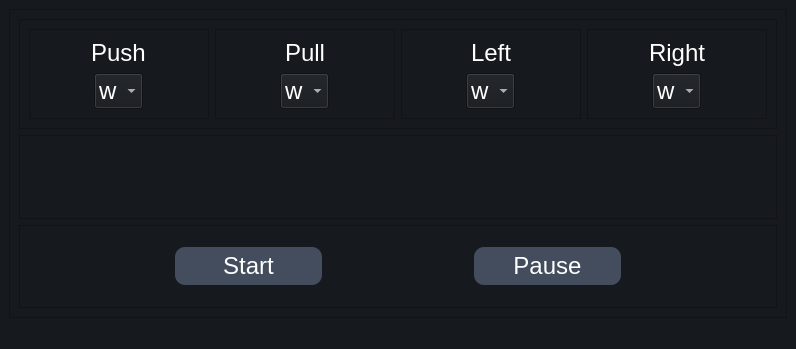
<?xml version="1.0" encoding="UTF-8"?>
<ui version="4.0">
 <class>MainWindow</class>
 <widget class="QMainWindow" name="MainWindow">
  <property name="geometry">
   <rect>
    <x>0</x>
    <y>0</y>
    <width>796</width>
    <height>349</height>
   </rect>
  </property>
  <property name="windowTitle">
   <string>MainWindow</string>
  </property>
  <property name="styleSheet">
   <string notr="true">background-color:#16191d;
color:#fff;


</string>
  </property>
  <widget class="QWidget" name="centralwidget">
   <layout class="QHBoxLayout" name="horizontalLayout">
    <item>
     <widget class="QFrame" name="frame">
      <property name="frameShape">
       <enum>QFrame::StyledPanel</enum>
      </property>
      <property name="frameShadow">
       <enum>QFrame::Raised</enum>
      </property>
      <layout class="QVBoxLayout" name="verticalLayout">
       <item>
        <widget class="QFrame" name="frame_2">
         <property name="frameShape">
          <enum>QFrame::StyledPanel</enum>
         </property>
         <property name="frameShadow">
          <enum>QFrame::Raised</enum>
         </property>
         <layout class="QHBoxLayout" name="horizontalLayout_2">
          <item>
           <widget class="QFrame" name="frame_4">
            <property name="frameShape">
             <enum>QFrame::StyledPanel</enum>
            </property>
            <property name="frameShadow">
             <enum>QFrame::Raised</enum>
            </property>
            <layout class="QVBoxLayout" name="verticalLayout_2">
             <item alignment="Qt::AlignHCenter">
              <widget class="QLabel" name="label">
               <property name="font">
                <font>
                 <pointsize>18</pointsize>
                </font>
               </property>
               <property name="text">
                <string>Push</string>
               </property>
              </widget>
             </item>
             <item alignment="Qt::AlignHCenter">
              <widget class="QComboBox" name="PushCombo">
               <property name="font">
                <font>
                 <pointsize>18</pointsize>
                </font>
               </property>
               <item>
                <property name="text">
                 <string>w</string>
                </property>
               </item>
               <item>
                <property name="text">
                 <string>a</string>
                </property>
               </item>
               <item>
                <property name="text">
                 <string>s</string>
                </property>
               </item>
               <item>
                <property name="text">
                 <string>d</string>
                </property>
               </item>
              </widget>
             </item>
            </layout>
           </widget>
          </item>
          <item>
           <widget class="QFrame" name="frame_5">
            <property name="font">
             <font>
              <pointsize>18</pointsize>
             </font>
            </property>
            <property name="frameShape">
             <enum>QFrame::StyledPanel</enum>
            </property>
            <property name="frameShadow">
             <enum>QFrame::Raised</enum>
            </property>
            <layout class="QVBoxLayout" name="verticalLayout_3">
             <item alignment="Qt::AlignHCenter">
              <widget class="QLabel" name="label_2">
               <property name="font">
                <font>
                 <pointsize>18</pointsize>
                </font>
               </property>
               <property name="text">
                <string>Pull</string>
               </property>
              </widget>
             </item>
             <item alignment="Qt::AlignHCenter">
              <widget class="QComboBox" name="PullCombo">
               <property name="font">
                <font>
                 <pointsize>18</pointsize>
                </font>
               </property>
               <item>
                <property name="text">
                 <string>w</string>
                </property>
               </item>
               <item>
                <property name="text">
                 <string>a</string>
                </property>
               </item>
               <item>
                <property name="text">
                 <string>s</string>
                </property>
               </item>
               <item>
                <property name="text">
                 <string>d</string>
                </property>
               </item>
              </widget>
             </item>
            </layout>
           </widget>
          </item>
          <item>
           <widget class="QFrame" name="frame_6">
            <property name="frameShape">
             <enum>QFrame::StyledPanel</enum>
            </property>
            <property name="frameShadow">
             <enum>QFrame::Raised</enum>
            </property>
            <layout class="QVBoxLayout" name="verticalLayout_4">
             <item alignment="Qt::AlignHCenter">
              <widget class="QLabel" name="label_3">
               <property name="font">
                <font>
                 <pointsize>18</pointsize>
                </font>
               </property>
               <property name="text">
                <string>Left</string>
               </property>
              </widget>
             </item>
             <item alignment="Qt::AlignHCenter">
              <widget class="QComboBox" name="LeftCombo">
               <property name="font">
                <font>
                 <pointsize>18</pointsize>
                </font>
               </property>
               <item>
                <property name="text">
                 <string>w</string>
                </property>
               </item>
               <item>
                <property name="text">
                 <string>a</string>
                </property>
               </item>
               <item>
                <property name="text">
                 <string>s</string>
                </property>
               </item>
               <item>
                <property name="text">
                 <string>d</string>
                </property>
               </item>
              </widget>
             </item>
            </layout>
           </widget>
          </item>
          <item>
           <widget class="QFrame" name="frame_7">
            <property name="frameShape">
             <enum>QFrame::StyledPanel</enum>
            </property>
            <property name="frameShadow">
             <enum>QFrame::Raised</enum>
            </property>
            <layout class="QVBoxLayout" name="verticalLayout_5">
             <item alignment="Qt::AlignHCenter">
              <widget class="QLabel" name="label_4">
               <property name="font">
                <font>
                 <pointsize>18</pointsize>
                </font>
               </property>
               <property name="text">
                <string>Right</string>
               </property>
              </widget>
             </item>
             <item alignment="Qt::AlignHCenter">
              <widget class="QComboBox" name="RightCombo">
               <property name="font">
                <font>
                 <pointsize>18</pointsize>
                </font>
               </property>
               <item>
                <property name="text">
                 <string>w</string>
                </property>
               </item>
               <item>
                <property name="text">
                 <string>a</string>
                </property>
               </item>
               <item>
                <property name="text">
                 <string>s</string>
                </property>
               </item>
               <item>
                <property name="text">
                 <string>d</string>
                </property>
               </item>
              </widget>
             </item>
            </layout>
           </widget>
          </item>
         </layout>
        </widget>
       </item>
       <item>
        <widget class="QFrame" name="frame_8">
         <property name="frameShape">
          <enum>QFrame::StyledPanel</enum>
         </property>
         <property name="frameShadow">
          <enum>QFrame::Raised</enum>
         </property>
         <layout class="QHBoxLayout" name="horizontalLayout_4"/>
        </widget>
       </item>
       <item>
        <widget class="QFrame" name="frame_3">
         <property name="styleSheet">
          <string notr="true">QPushButton{
	background-color:rgb(68, 77, 93);
	color:rgb(255, 255, 255);
	padding: 5px 10px; 
	border-top-left-radius: 10px;
	border-top-right-radius: 10px;
	border-bottom-left-radius: 10px;
	border-bottom-right-radius: 10px;
	border-left: 2px solidrgb(135, 153, 184);
	border-right: 2px solidrgb(135, 153, 184);
	border-top: 2px solidrgb(135, 153, 184);
	border-bottom: 2px solidrgb(135, 153, 184);
}
QPushButton:hover{
	background-color:rgb(148, 168, 202);
}
QPushButton:pressed{
	background-color:rgb(106, 255, 156);
}

</string>
         </property>
         <property name="frameShape">
          <enum>QFrame::StyledPanel</enum>
         </property>
         <property name="frameShadow">
          <enum>QFrame::Raised</enum>
         </property>
         <layout class="QHBoxLayout" name="horizontalLayout_3">
          <item>
           <spacer name="horizontalSpacer">
            <property name="orientation">
             <enum>Qt::Horizontal</enum>
            </property>
            <property name="sizeHint" stdset="0">
             <size>
              <width>40</width>
              <height>20</height>
             </size>
            </property>
           </spacer>
          </item>
          <item>
           <widget class="QPushButton" name="StartButton">
            <property name="sizePolicy">
             <sizepolicy hsizetype="Expanding" vsizetype="Fixed">
              <horstretch>0</horstretch>
              <verstretch>0</verstretch>
             </sizepolicy>
            </property>
            <property name="font">
             <font>
              <pointsize>18</pointsize>
             </font>
            </property>
            <property name="text">
             <string>Start</string>
            </property>
           </widget>
          </item>
          <item>
           <spacer name="horizontalSpacer_3">
            <property name="orientation">
             <enum>Qt::Horizontal</enum>
            </property>
            <property name="sizeHint" stdset="0">
             <size>
              <width>40</width>
              <height>20</height>
             </size>
            </property>
           </spacer>
          </item>
          <item>
           <widget class="QPushButton" name="PauseButton">
            <property name="sizePolicy">
             <sizepolicy hsizetype="Expanding" vsizetype="Fixed">
              <horstretch>0</horstretch>
              <verstretch>0</verstretch>
             </sizepolicy>
            </property>
            <property name="font">
             <font>
              <pointsize>18</pointsize>
             </font>
            </property>
            <property name="text">
             <string>Pause</string>
            </property>
           </widget>
          </item>
          <item>
           <spacer name="horizontalSpacer_2">
            <property name="orientation">
             <enum>Qt::Horizontal</enum>
            </property>
            <property name="sizeHint" stdset="0">
             <size>
              <width>40</width>
              <height>20</height>
             </size>
            </property>
           </spacer>
          </item>
         </layout>
        </widget>
       </item>
      </layout>
     </widget>
    </item>
   </layout>
  </widget>
  <widget class="QMenuBar" name="menubar">
   <property name="geometry">
    <rect>
     <x>0</x>
     <y>0</y>
     <width>796</width>
     <height>21</height>
    </rect>
   </property>
  </widget>
  <widget class="QStatusBar" name="statusbar"/>
 </widget>
 <resources/>
 <connections/>
</ui>
